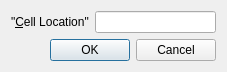
<?xml version="1.0" encoding="UTF-8"?>
<ui version="4.0">
 <class>GotoCellDialog</class>
 <widget class="QDialog" name="GotoCellDialog">
  <property name="geometry">
   <rect>
    <x>0</x>
    <y>0</y>
    <width>227</width>
    <height>71</height>
   </rect>
  </property>
  <property name="windowTitle">
   <string>Go To Cell</string>
  </property>
  <layout class="QVBoxLayout" name="verticalLayout">
   <item>
    <layout class="QHBoxLayout" name="horizontalLayout">
     <item>
      <widget class="QLabel" name="label">
       <property name="text">
        <string>&quot;&amp;Cell Location&quot;</string>
       </property>
       <property name="buddy">
        <cstring>label</cstring>
       </property>
      </widget>
     </item>
     <item>
      <widget class="QLineEdit" name="lineEdit"/>
     </item>
    </layout>
   </item>
   <item>
    <layout class="QHBoxLayout" name="horizontalLayout_2">
     <item>
      <spacer name="horizontalSpacer">
       <property name="orientation">
        <enum>Qt::Horizontal</enum>
       </property>
       <property name="sizeHint" stdset="0">
        <size>
         <width>40</width>
         <height>20</height>
        </size>
       </property>
      </spacer>
     </item>
     <item>
      <widget class="QPushButton" name="okButton">
       <property name="enabled">
        <bool>true</bool>
       </property>
       <property name="text">
        <string>OK</string>
       </property>
       <property name="default">
        <bool>true</bool>
       </property>
      </widget>
     </item>
     <item>
      <widget class="QPushButton" name="cancelButton">
       <property name="text">
        <string>Cancel</string>
       </property>
      </widget>
     </item>
    </layout>
   </item>
  </layout>
 </widget>
 <tabstops>
  <tabstop>lineEdit</tabstop>
  <tabstop>okButton</tabstop>
  <tabstop>cancelButton</tabstop>
 </tabstops>
 <resources/>
 <connections/>
</ui>
